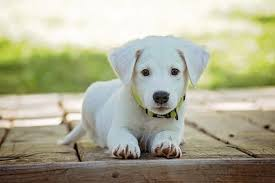
#> input picture S12/Assignment-B/dog_images/img_001.jpeg, 275 x 183 px; its folder holds 4 pictures in this run
$ jupyter execute --allow-errors Assignment12_B.ipynb   (shell and % lines are left out)
#> lines starting #> are read from the running program, lines starting #| are printed output that depends on the picture
[cell 1]
from google.colab import drive
#> (the rest of this cell did not finish here and is left out)

[cell 2]
import sys
sys.path.append('/content/gdrive/My Drive/Assignment-B/')

# Show All imges from Dog Dataset

[cell 3]
from os import listdir
from PIL import Image

image_list = []
image_name_size_dict = {}

def image_loader():
    path = 'dog_images'
    imageListDir = listdir(path)
    for image in imageListDir:
        img = Image.open(path+'/'+image)
#> img is the input picture: PIL image 275x183 RGB; mean R, G, B 174.8, 174, 149.3
        image_list.append(img)
        image_name_size_dict[image[:7]]=img.size
    return image_list

[cell 4]
import matplotlib.pyplot as plt
image_list = image_loader()

_, axes = plt.subplots(12, 5, figsize=(25, 25))

axes = axes.flatten()

for img,ax in zip(image_list, axes):
    name = img.filename.split('/')[1]
    ax.imshow(img)
    ax.title.set_text(name)

plt.show()
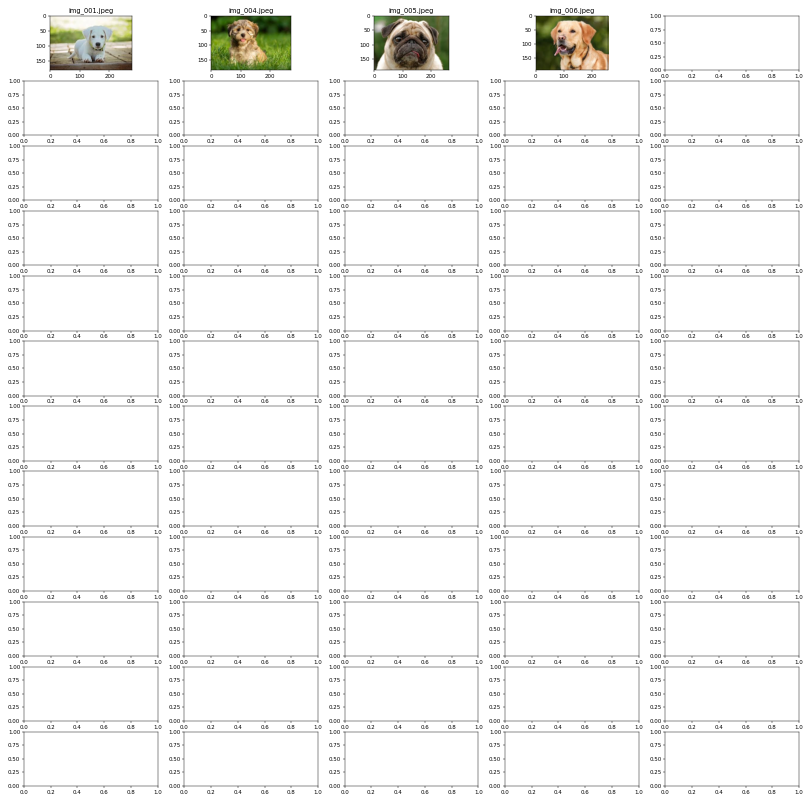
#> figure drawn by matplotlib, 4 panels

## Read annotation file

[cell 5]
import json
#> (the rest of this cell did not finish here and is left out)

## Normalising Bounding Box based on Image dimentions

[cell 6]
n_w_bbox = []
n_h_bbox = []
print(image_list)
print()
#> (the rest of this cell did not finish here and is left out)

## USING ELBOW METHOD: FIND NUMBER OF CLUSTERS USING DISTORTION AND INERTIA

[cell 7]
from sklearn.cluster import KMeans

import numpy as np
from scipy.spatial.distance import cdist
distortions = []
inertias = []
K = range(1,10)
X = np.array(list(zip(n_w_bbox, n_h_bbox))).reshape(len(n_w_bbox), 2)
#> (the rest of this cell did not finish here and is left out)

#> (a cell that did not finish here is left out)

### Inertia starts decreasing from K=5, Distortion is also decreasing at K = 6

## Plot CLUSTERS FROM NORMALIZED WIDTH AND HEIGHT - KNN algorithm

[cell 9]
import pandas as pd

df1 = pd.DataFrame({
    'x': n_w_bbox,
    'y': n_h_bbox
})

from sklearn.cluster import KMeans

kmeans = KMeans(n_clusters=6)
#> (the rest of this cell did not finish here and is left out)

## Plot CLUSTERS FROM LOG of (NORMALIZED WIDTH AND HEIGHT) - KNN algorithm

[cell 10]
import math
logwidth_arr = []
logheight_arr = []
for i in range(len(n_w_bbox)):
  logwidth_arr.append(math.log(n_w_bbox[i]))
  logheight_arr.append( math.log(n_h_bbox[i]))
